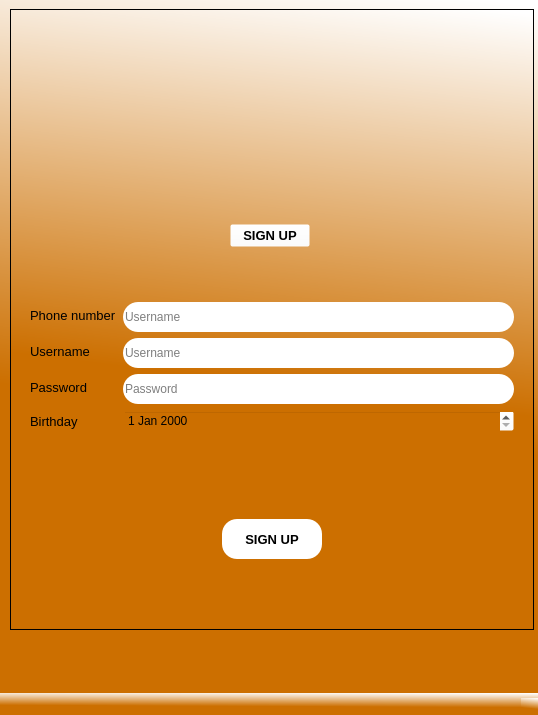
<?xml version="1.0" encoding="UTF-8"?>
<ui version="4.0">
 <class>MainWindow</class>
 <widget class="QMainWindow" name="MainWindow">
  <property name="geometry">
   <rect>
    <x>0</x>
    <y>0</y>
    <width>538</width>
    <height>715</height>
   </rect>
  </property>
  <property name="windowTitle">
   <string>MainWindow</string>
  </property>
  <property name="styleSheet">
   <string notr="true">background-color: qlineargradient(spread:pad, x1:0.811, y1:0.948864, x2:0.910448, y2:0, stop:0.323383 rgba(204, 111, 0, 255), stop:1 rgba(255, 255, 255, 255));</string>
  </property>
  <widget class="QWidget" name="centralwidget">
   <widget class="QFrame" name="frame">
    <property name="geometry">
     <rect>
      <x>10</x>
      <y>9</y>
      <width>524</width>
      <height>621</height>
     </rect>
    </property>
    <property name="styleSheet">
     <string notr="true">background-color: qlineargradient(spread:pad, x1:0.811, y1:0.948864, x2:0.910448, y2:0, stop:0.323383 rgba(204, 111, 0, 255), stop:1 rgba(255, 255, 255, 255));</string>
    </property>
    <property name="frameShape">
     <enum>QFrame::StyledPanel</enum>
    </property>
    <property name="frameShadow">
     <enum>QFrame::Raised</enum>
    </property>
    <layout class="QVBoxLayout" name="verticalLayout">
     <item>
      <widget class="QFrame" name="frame_7">
       <property name="styleSheet">
        <string notr="true">background-color: rgb(255, 255, 255,0);</string>
       </property>
       <property name="frameShape">
        <enum>QFrame::StyledPanel</enum>
       </property>
       <property name="frameShadow">
        <enum>QFrame::Raised</enum>
       </property>
       <layout class="QHBoxLayout" name="horizontalLayout_4">
        <item>
         <widget class="QLabel" name="label">
          <property name="maximumSize">
           <size>
            <width>100</width>
            <height>100</height>
           </size>
          </property>
          <property name="styleSheet">
           <string notr="true">background-color: rgb(255, 255, 255,0);</string>
          </property>
          <property name="text">
           <string/>
          </property>
          <property name="pixmap">
           <pixmap>imgs/user-login-icon-14.png</pixmap>
          </property>
          <property name="scaledContents">
           <bool>true</bool>
          </property>
         </widget>
        </item>
       </layout>
      </widget>
     </item>
     <item>
      <widget class="QFrame" name="frame_6">
       <property name="minimumSize">
        <size>
         <width>500</width>
         <height>40</height>
        </size>
       </property>
       <property name="maximumSize">
        <size>
         <width>200</width>
         <height>100</height>
        </size>
       </property>
       <property name="styleSheet">
        <string notr="true">background-color: rgb(255, 255, 255,0);</string>
       </property>
       <property name="frameShape">
        <enum>QFrame::StyledPanel</enum>
       </property>
       <property name="frameShadow">
        <enum>QFrame::Raised</enum>
       </property>
       <layout class="QHBoxLayout" name="horizontalLayout_2">
        <item>
         <spacer name="horizontalSpacer">
          <property name="orientation">
           <enum>Qt::Horizontal</enum>
          </property>
          <property name="sizeHint" stdset="0">
           <size>
            <width>40</width>
            <height>20</height>
           </size>
          </property>
         </spacer>
        </item>
        <item>
         <widget class="QPushButton" name="pushButton">
          <property name="font">
           <font>
            <pointsize>10</pointsize>
            <weight>75</weight>
            <bold>true</bold>
           </font>
          </property>
          <property name="text">
           <string>SIGN UP</string>
          </property>
         </widget>
        </item>
        <item>
         <spacer name="horizontalSpacer_2">
          <property name="orientation">
           <enum>Qt::Horizontal</enum>
          </property>
          <property name="sizeHint" stdset="0">
           <size>
            <width>40</width>
            <height>20</height>
           </size>
          </property>
         </spacer>
        </item>
       </layout>
      </widget>
     </item>
     <item>
      <widget class="QFrame" name="frame_3">
       <property name="maximumSize">
        <size>
         <width>10000</width>
         <height>500</height>
        </size>
       </property>
       <property name="styleSheet">
        <string notr="true">background-color: rgb(255, 255, 255,0);</string>
       </property>
       <property name="frameShape">
        <enum>QFrame::StyledPanel</enum>
       </property>
       <property name="frameShadow">
        <enum>QFrame::Raised</enum>
       </property>
       <layout class="QFormLayout" name="formLayout">
        <item row="0" column="0">
         <widget class="QLabel" name="label_3">
          <property name="font">
           <font>
            <pointsize>10</pointsize>
           </font>
          </property>
          <property name="text">
           <string>Phone number</string>
          </property>
         </widget>
        </item>
        <item row="0" column="1">
         <widget class="QLineEdit" name="txtUsername_2">
          <property name="minimumSize">
           <size>
            <width>100</width>
            <height>30</height>
           </size>
          </property>
          <property name="maximumSize">
           <size>
            <width>16777215</width>
            <height>16777215</height>
           </size>
          </property>
          <property name="styleSheet">
           <string notr="true">background-color: rgb(255, 255, 255);
background-color: rgb(255, 255, 255);
border-radius: 15px;</string>
          </property>
          <property name="placeholderText">
           <string>Username</string>
          </property>
         </widget>
        </item>
        <item row="1" column="0">
         <widget class="QLabel" name="label_4">
          <property name="font">
           <font>
            <pointsize>10</pointsize>
           </font>
          </property>
          <property name="styleSheet">
           <string notr="true">background-color: rgb(255, 255, 255,0);</string>
          </property>
          <property name="text">
           <string>Username</string>
          </property>
         </widget>
        </item>
        <item row="1" column="1">
         <widget class="QLineEdit" name="txtUsername">
          <property name="minimumSize">
           <size>
            <width>100</width>
            <height>30</height>
           </size>
          </property>
          <property name="maximumSize">
           <size>
            <width>16777215</width>
            <height>16777215</height>
           </size>
          </property>
          <property name="styleSheet">
           <string notr="true">background-color: rgb(255, 255, 255);
background-color: rgb(255, 255, 255);
border-radius: 15px;</string>
          </property>
          <property name="placeholderText">
           <string>Username</string>
          </property>
         </widget>
        </item>
        <item row="2" column="0">
         <widget class="QLabel" name="label_5">
          <property name="font">
           <font>
            <pointsize>10</pointsize>
           </font>
          </property>
          <property name="styleSheet">
           <string notr="true">background-color: rgb(255, 255, 255,0);</string>
          </property>
          <property name="text">
           <string>Password</string>
          </property>
         </widget>
        </item>
        <item row="2" column="1">
         <widget class="QLineEdit" name="txtPassword">
          <property name="minimumSize">
           <size>
            <width>100</width>
            <height>30</height>
           </size>
          </property>
          <property name="styleSheet">
           <string notr="true">background-color: rgb(255, 255, 255);
border-radius: 15px;background-color: rgb(255, 255, 255);
</string>
          </property>
          <property name="placeholderText">
           <string>Password</string>
          </property>
          <property name="clearButtonEnabled">
           <bool>true</bool>
          </property>
         </widget>
        </item>
        <item row="3" column="0">
         <widget class="QLabel" name="label_2">
          <property name="font">
           <font>
            <pointsize>10</pointsize>
            <weight>50</weight>
            <bold>false</bold>
           </font>
          </property>
          <property name="text">
           <string>Birthday</string>
          </property>
         </widget>
        </item>
        <item row="3" column="1">
         <widget class="QDateEdit" name="dateEdit"/>
        </item>
       </layout>
      </widget>
     </item>
     <item>
      <widget class="QFrame" name="frame_8">
       <property name="styleSheet">
        <string notr="true">background-color: rgb(255, 255, 255,0);</string>
       </property>
       <property name="frameShape">
        <enum>QFrame::StyledPanel</enum>
       </property>
       <property name="frameShadow">
        <enum>QFrame::Raised</enum>
       </property>
       <layout class="QHBoxLayout" name="horizontalLayout_5">
        <item>
         <widget class="QPushButton" name="Signin_button">
          <property name="minimumSize">
           <size>
            <width>60</width>
            <height>40</height>
           </size>
          </property>
          <property name="maximumSize">
           <size>
            <width>100</width>
            <height>16777215</height>
           </size>
          </property>
          <property name="font">
           <font>
            <pointsize>10</pointsize>
            <weight>75</weight>
            <bold>true</bold>
           </font>
          </property>
          <property name="styleSheet">
           <string notr="true">background-color: rgb(255, 255, 255);
background-color: rgb(255, 255, 255);
border-radius: 15px;</string>
          </property>
          <property name="text">
           <string>SIGN UP</string>
          </property>
         </widget>
        </item>
       </layout>
      </widget>
     </item>
    </layout>
   </widget>
  </widget>
  <widget class="QMenuBar" name="menubar">
   <property name="geometry">
    <rect>
     <x>0</x>
     <y>0</y>
     <width>538</width>
     <height>26</height>
    </rect>
   </property>
  </widget>
  <widget class="QStatusBar" name="statusbar"/>
 </widget>
 <resources/>
 <connections/>
</ui>
